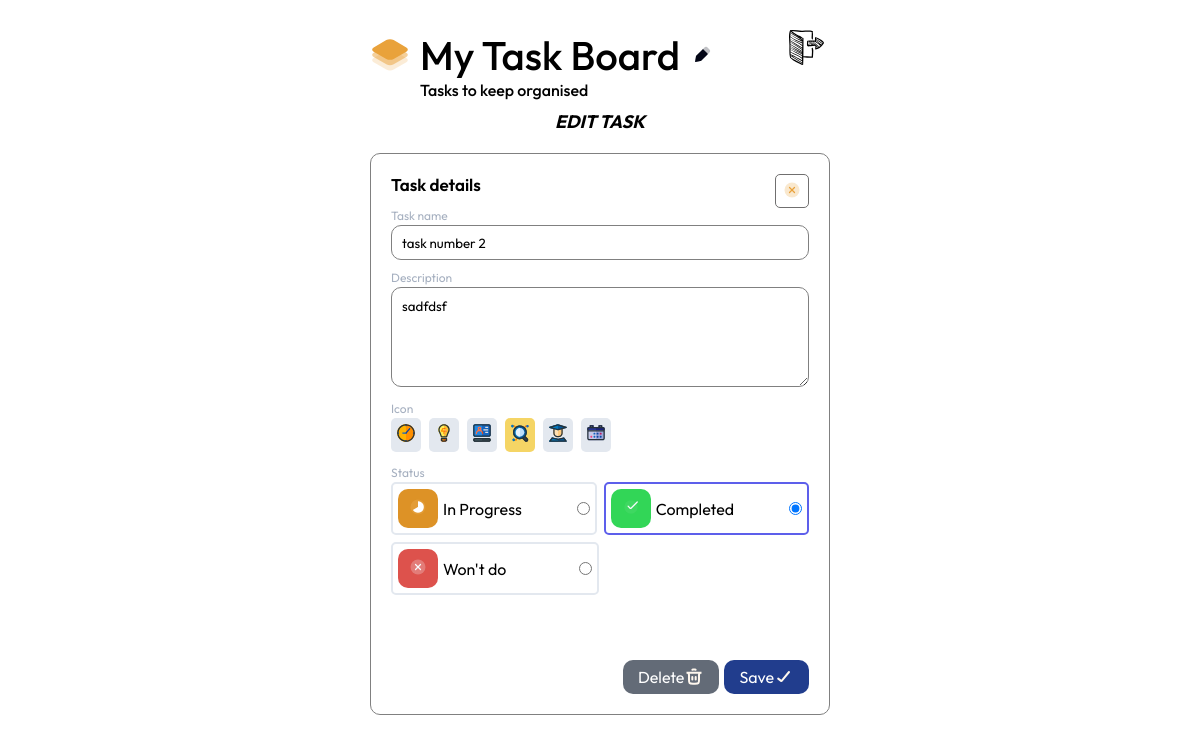
The app's page /edit/2 (signed in), older data.
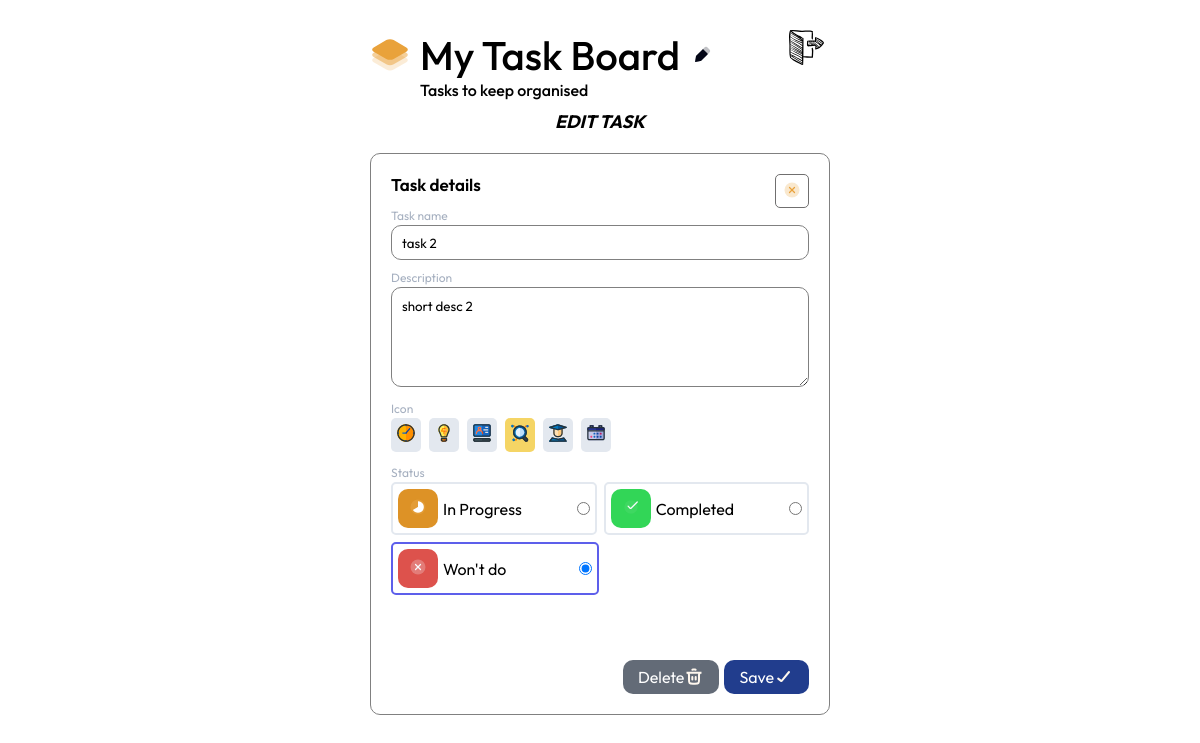
The same page, newer data.
### tables this page shows
CREATE TABLE tasks (id INTEGER PRIMARY KEY, userid INTEGER, title TEXT NOT NULL, description TEXT, icon TEXT, status TEXT NOT NULL, FOREIGN KEY (userid) REFERENCES users(id));

### app.py (the view, shortened to what this page needs)
@app.route('/edit/<task_id>', methods=["GET", "POST"])
@login_required
def edit_in_progress_task(task_id):
    error_title = None
    task_details = db.execute("SELECT id, title, description, icon, status FROM tasks WHERE id = ?", task_id)
    return render_template('edit_task.html', task=task_details[0])

### helpers.py (called while the page is built)
def login_required(f):
    @wraps(f)
    def decorated_function(*args, **kwargs):
        if session.get("user_id") is None:
            return redirect("/login")
        return f(*args, **kwargs)
    return decorated_function

### templates/edit_task.html (shortened to what this page needs)
{%extends 'layout.html'%} {% block body_class %}task_page{% endblock %} {% block
task %}
<p class="task_title">EDIT TASK</p>
{%endblock %} {% block title %} Edit Task {%endblock %} {%block main%}
<form id="create_form" action="/edit/{{task.id}}" method="post">
  <div class="task_container" style="opacity: 1">
    <div class="task_details_cont">
      <p class="task_details_title">Task details</p>
      <a href="/{{task.status}}"
        ><div class="task_details_btn_cont">
          <img
            src="/static/close_ring_duotone-1.svg"
            alt="close-btn"
            class="task_details_btn_img"
          /></div
      ></a>
    </div>
    <div class="task_name_cont">
      <p class="task_name_title">Task name</p>
      <input
        class="task_name_input {{error_title}}"
        type="text"
        placeholder="Enter task name"
        name="title"
        value="{{task.title}}"
      />
    </div>
    <div class="description_cont">
      <p class="description_title">Description</p>
      <textarea
        class="description_textarea"
        name="description"
        id=""
        cols="30"
        rows="10"
        placeholder="Enter a short description"
      >
{{task.description}}</textarea
      >
    </div>
    <div class="icons_cont">
      <p class="icons_title">Icon</p>
      <div class="icons_flex_cont">
        <div id="/static/clock-svgrepo-com.svg" class="icons">
          <img src="/static/clock-svgrepo-com.svg" alt="icon" />
        </div>
        <div id="/static/knowledge-svgrepo-com.svg" class="icons">
          <img src="/static/knowledge-svgrepo-com.svg" alt="icon" />
        </div>
        <div id="/static/e-learning-svgrepo-com.svg" class="icons">
          <img src="/static/e-learning-svgrepo-com.svg" alt="icon" />
        </div>
        <div id="/static/research-svgrepo-com.svg" class="icons">
          <img src="/static/research-svgrepo-com.svg" alt="icon" />
        </div>
        <div id="/static/student-svgrepo-com.svg" class="icons">
          <img src="/static/student-svgrepo-com.svg" alt="icon" />
        </div>
        <div id="/static/schedule-svgrepo-com.svg" class="icons">
          <img src="/static/schedule-svgrepo-com.svg" alt="icon" />
        </div>
      </div>
    </div>
    <div class="status_cont">
      <p class="status_title">Status</p>
      <fieldset id="status" style="border: none">
        <div class="status_flex_cont">
          <div class="status_container">
            <div class="status_in_progress_logo_cont">
              <img
                src="/static/Time_atack_duotone.svg"
                alt="progress-img"
                class="status_in_progress_logo"
              />
            </div>
            <p>In Progress</p>
            <input {%if task.status == 'in_progress'%} checked{%endif%}
            type="radio" value="in_progress" name="status" class="radio_input"
            />
          </div>
          <div class="status_container">
            <div class="status_completed_logo_cont">
              <img
                src="/static/Done_round_duotone.svg"
                alt="progress-img"
                class="status_completed_logo"
              />
            </div>
            <p>Completed</p>
            <input {%if task.status == 'completed'%} checked{%endif%}
            type="radio" value="completed" name="status" class="radio_input" />
          </div>
          <div class="status_container">
            <div class="status_wont_do_cont">
              <img
                src="/static/close_ring_duotone.svg"
                alt="progress-img"
                class="status_wont_do_logo"
              />
            </div>
            <p>Won't do</p>
            <input {%if task.status == 'wont_do'%} checked{%endif%} type="radio"
            value="wont_do" name="status" class="radio_input" />
          </div>
        </div>
      </fieldset>
    </div>
    <div class="buttons_cont">
      <a href="/delete/{{task.id}}"
        ><div class="delete_btn">
          <p>Delete</p>
          <img src="/static/Trash.svg" alt="delete" /></div
      ></a>
      <div class="create_btn" id="submit-btn">
        <p>Save</p>
        <img src="/static/Done_round.svg" alt="delete" />
      </div>
    </div>
  </div>
</form>
{%endblock%}

### templates/layout.html (shortened to what this page needs)
<!DOCTYPE html>
<html lang="en">
  <head>
    <link href="/static/styles.css" rel="stylesheet" />
  </head>
  <body>
    <header class="header">
      <div class="header_title">
        <img src="/static/Logo.svg" alt="logo-icon" />
        <p>My Task Board</p>
        <img src="/static/Edit_duotone.svg" alt="pen-icon" />
        <a href="/logout"
          ><img
            src="/static/logout-sketch-svgrepo-com.svg"
            alt="logout"
            class="logout_icon"
        /></a>
      </div>
      <p class="sub_title">Tasks to keep organised</p>
    </header>
    {%block task %}{%endblock%}
    <main class="main">{% block main %}{% endblock %}</main>
  </body>
</html>

### static/styles.css (style rules this page uses)
* { margin: 0; padding: 0; box-sizing: border-box; text-decoration: none; font-family: "Outfit", sans-serif; }
body { height: 100%; margin: 0 auto; max-width: 500px; padding: 20px; }
.header { margin-top: 10px; }
.header_title { display: flex; }
.header_title p { margin: 0 10px; font-size: 40px; font-weight: 500; }
.sub_title { margin-left: 50px; font-weight: 500; }
.logout_icon { align-self: flex-end; cursor: pointer; margin-left: 75px; }
.main { margin-top: 20px; }
.task_title { margin-top: 10px; text-align: center; font-size: large; font-weight: bolder; font-style: italic; }
.task_container { padding: 20px; border-radius: 10px; border: 1px solid gray; }
.task_details_cont { display: flex; justify-content: space-between; }
.task_details_title { font-weight: 600; font-size: 17px; }
.task_details_btn_cont { border: 1px solid rgb(112, 111, 111); padding: 3px 6px; border-radius: 5px; cursor: pointer; }
.task_details_btn_img { margin-top: 2px; }
.task_name_title { font-size: 12px; color: #a6b0c0; margin-bottom: 2px; }
.task_name_input { width: 100%; height: 35px; border-radius: 10px; padding-left: 10px; border: 1px solid gray; }
.description_cont { margin-top: 10px; }
.description_title { font-size: 12px; color: #a6b0c0; margin-bottom: 2px; }
.description_textarea { width: 100%; min-height: 100px; height: 35px; border-radius: 10px; padding: 10px; border: 1px solid gray; }
.icons_cont { margin-top: 10px; }
.icons_title { font-size: 12px; color: #a6b0c0; margin-bottom: 2px; }
.icons_flex_cont { display: flex; gap: 8px; }
.icons_flex_cont div { padding: 5px; background-color: #e3e8ef; border-radius: 5px; cursor: pointer; }
.status_cont { margin-top: 13px; }
.status_title { font-size: 12px; color: #a6b0c0; margin-bottom: 2px; }
.status_flex_cont { display: flex; flex-wrap: wrap; gap: 7px; }
.radio_input { position: absolute; right: 5px; }
.status_container { position: relative; display: flex; align-items: center; gap: 5px; border: 2px solid #e3e8ef; padding: 5px; border-radius: 5px; min-width: 140px; max-width: 250px; flex-grow: 1; cursor: pointer; }
.status_in_progress_logo_cont { background: #dd9226; padding: 7px 10px; border-radius: 10px; }
.status_in_progress_logo { margin-top: 1px; }
.status_completed_logo_cont { background: #32d657; padding: 7px 10px; border-radius: 10px; }
.status_completed_logo { margin-top: 1px; }
.status_wont_do_logo { margin-top: 1px; }
.status_wont_do_cont { background: #dd524c; padding: 7px 10px; border-radius: 10px; }
.buttons_cont { display: flex; justify-content: end; color: white; gap: 5px; margin-top: 60px; }
.delete_btn { display: flex; color: white; background-color: #636b77; border-radius: 10px; padding: 7px 15px; cursor: pointer; }
.create_btn { display: flex; background-color: #213d8d; border-radius: 10px; padding: 7px 15px; cursor: pointer; }

Row changes from the older to the newer data that the page shows:
changed tasks: title "task number 2" → "task 2"; description "sadfdsf" → "short desc 2"; status "☑" → "☐"; status "☐" → "☑"
